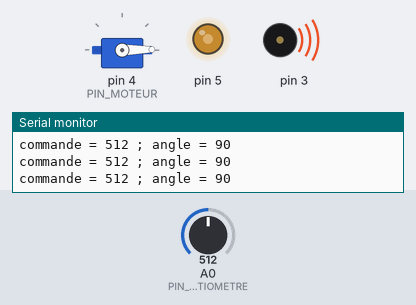
Bench run of a sketch on a simulated Arduino Uno, built with avr-gcc and run on an emulated ATmega328P. Parts: servo, output pins drawn as LEDs (lit = HIGH), buzzer (waves = sounding), the last lines printed to the serial monitor. The inputs (shaded band) are chosen by the test bench; at power-on: A0 (PIN_POTENTIOMETRE) = 512.

Above: at 8.4 s.
8.5 s: A0 (PIN_POTENTIOMETRE) set to 557
At 9.7 s:
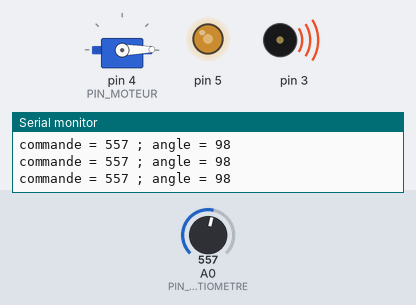
10.0 s: A0 (PIN_POTENTIOMETRE) set to 576
At 11.2 s:
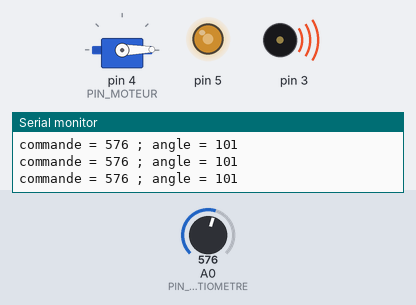
11.5 s: A0 (PIN_POTENTIOMETRE) set to 170
At 12.2 s:
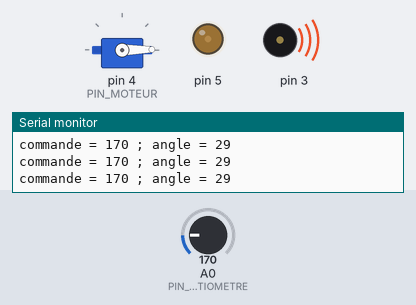
13.0 s: A0 (PIN_POTENTIOMETRE) set to 107
At 13.8 s:
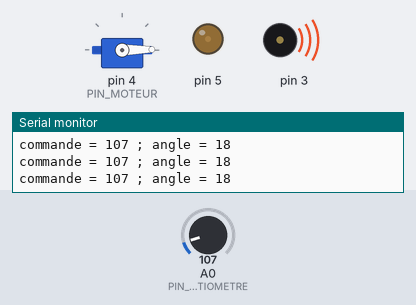
14.5 s: A0 (PIN_POTENTIOMETRE) set to 92
At 15.2 s:
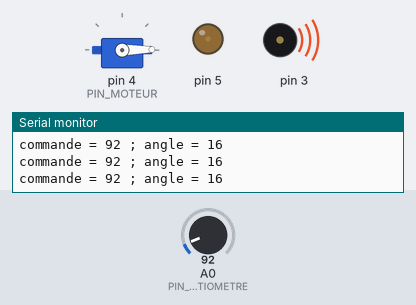
17.5 s: A0 (PIN_POTENTIOMETRE) set to 900
At 18.7 s:
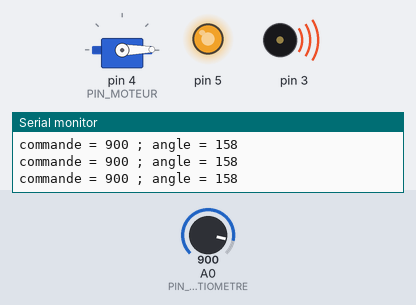
Timing chart, 0 to 20.0 s (numbered marks = the images above; inputs shaded):
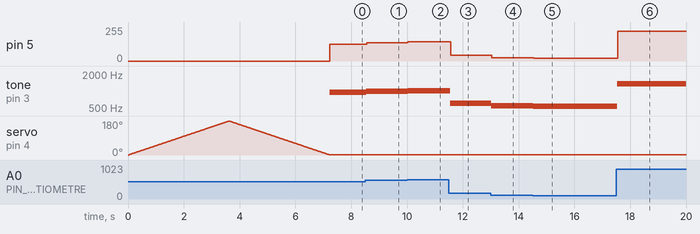

The sketch:

Introduction.ino
```cpp
#include <Servo.h>

/* --------------
 *  Introduction
 * --------------
 * Introduction rapide à l'Arduino Uno
 * 1) Commencer par brancher le moteur et envoyer des valeurs constantes
 *    - le cablage du moteur : maron ou noir : GND / rouge : Vcc batterie / orange ou jaune : signal (sur le pin 4)
 *    - le moteur, c'est motivant, ça sort un peu de l'ordinaire, et c'est lié à la robotique
 *    - il faut introduire le concept d'angle pour les petits
 * 1' option) faire une boucle avec un délai pour faire bouger le servo "tout seul"
 *    - c'est l'occasion de parler de variable, et de boucle (ne pas oublier le délai)
 * 1'' option) monitorer le signal à l'oscilloscope (démonstration)
 * 2) Brancher le potentiomètre, faire un retour dans le terminal pour voir concretement bouger la valeur
 * 3) Piloter le servo avec le potentiomètre, on introduit map
 * 4) Brancher et tester le buzzer avec le bouton poussoir (ce sera infernal sinon...)
 * 5) Piloter le buzzer en modifiant la frequence avec le potentiomètre
 * 6) Brancher, tester la led RGB, puis la piloter avec le potentiomètre.
 */

#define PIN_POTENTIOMETRE 0 /* brancher le potentiomètre sur A0 (Analog In sur la gauche de la carte) */
int commande;

#define PIN_MOTEUR 4
Servo moteur;
int angle;

void setup() {
  Serial.begin(9600); /* pas vraiment d'explication sur ça, c'est trop compliqué pour les petits */
  moteur.attach(PIN_MOTEUR);

  /* option : pour montrer le concept de mouvement,
   * on fait varier le délai pour faire varier la vitesse */
  Serial.println();
  Serial.print("Mise en marche du moteur ... ");
  angle=0;
  while (angle<180) { /* while est plus comprehensible pour le début */
    moteur.write(angle); /* on évite les float, pour les élèves de primaire, c'est un peu complexe */
    angle = angle+1; /* angle = angle+1 plutot que angle++ pour simplifier la syntaxe */
    delay(20);
  }
  while (angle>0) { /* while est plus comprehensible pour le début */
    moteur.write(angle); /* on évite les float, pour les élèves de primaire, c'est un peu complexe */
    angle = angle-1; /* angle = angle+1 plutot que angle++ pour simplifier la syntaxe */
    delay(20);
  }
  Serial.println("ok !");
}

void loop() {
  /* lecture du potentiometre : valeur dans [0,1023] */
  commande = analogRead(PIN_POTENTIOMETRE);
  /* retour dans le terminal (ouvrir outil/moniteur série) */
  Serial.print("commande = "); Serial.print(commande); Serial.print(" ; ");

  /* sortie dans le buzzer branché sur le pin 3, avec le bouton pour couper le son ... */
  tone(3, 440 + commande);

  /* pilotage du servo-moteur
   * <Attention> le potentiometre prend sa tension de ref sur l'arduino et le servo sur la batterie
   * sinon, le servo perturbe la tension de référence du potentiomètre */
  angle = map(commande, 0, 1023, 0, 180); /* transforme la commande de [0,1023] -> [0,180] */
  // moteur.write(angle);
  Serial.print("angle = "); Serial.println(angle);

  /* pilotage de la led */
  int blue = map(commande, 0, 1023, 0, 255); /* transforme la commande de [0,1023] -> [0,255] */
  analogWrite(5, blue);
}
```

Measured:
- after the input at 8.5 s, pin 5: 127/255 → 138/255 after 0.05 s; tone on pin 3: 952 Hz → 997 Hz at once
- after the input at 10.0 s, pin 5: 138/255 → 143/255 at once; tone on pin 3: 997 Hz → 1016 Hz at once
- after the input at 11.5 s, pin 5: 143/255 → 42/255 after 0.06 s; tone on pin 3: 1016 Hz → 610 Hz after 0.05 s
- after the input at 13.0 s, pin 5: 42/255 → 26/255 at once; tone on pin 3: 610 Hz → 547 Hz at once
- after the input at 14.5 s, pin 5: 26/255 → 22/255 after 0.05 s; tone on pin 3: 547 Hz → 532 Hz at once
- after the input at 17.5 s, pin 5: 22/255 → 224/255 after 0.05 s; tone on pin 3: 532 Hz → 1340 Hz at once
